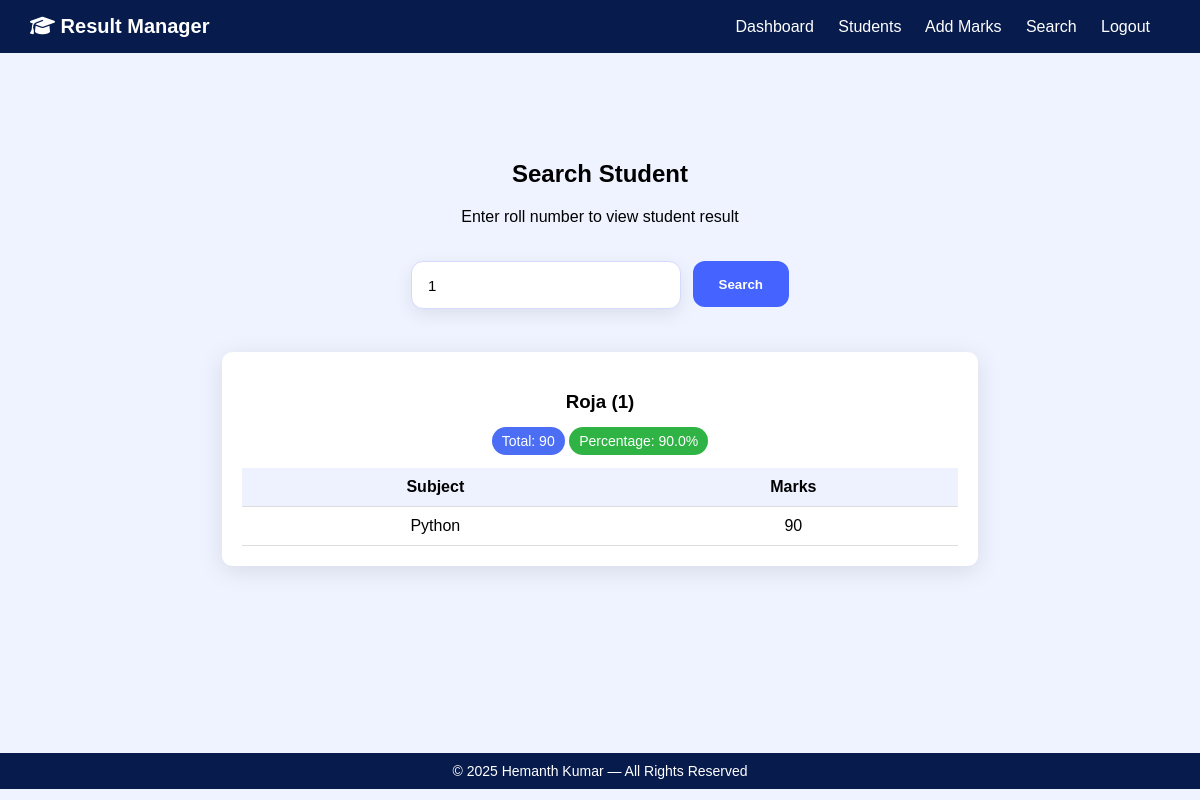
Screenshot of /search/?roll=1 (signed in) with the database file from the repository.
### core/models.py (models this page shows, shortened)
class Student(models.Model):
    roll = models.CharField(max_length=20, unique=True)
    name = models.CharField(max_length=100)
    course = models.CharField(max_length=50)
    semester = models.EmailField(unique=True)

class Marks(models.Model):
    student = models.ForeignKey(Student, on_delete=models.CASCADE)
    subject = models.ForeignKey(Subject, on_delete=models.CASCADE)
    marks = models.IntegerField()
    class Meta:
        constraints = [
            models.UniqueConstraint(
                fields=['student', 'subject'],
                name='unique_student_subject'
            )
        ]

class Subject(models.Model):
    name = models.CharField(max_length=50)
    max_marks = models.IntegerField(default=100)
    pass_marks = models.IntegerField(default=35)

### core/views.py (the view)
# urls.py: path('search/', views.searchStudent, name="search"),
@login_required
def searchStudent(request):
    student = None
    marks = None
    total = 0
    percentage = 0
    message = None
    if request.GET.get("roll"):
        student = Student.objects.filter(roll=request.GET["roll"]).first()
        if student:
            marks = Marks.objects.filter(student=student)
            total = sum(m.marks for m in marks)
            max_total = sum(m.subject.max_marks for m in marks)
            percentage = round((total/max_total)*100, 2) if max_total else 0
        else:
            message = "❌ No student found with this Roll Number."
    return render(request, "search.html", {
        "student": student,
        "marks": marks,
        "total": total,
        "percentage": percentage,
        "message": message
    })

### templates/search.html (shortened to what this page needs)
{% extends 'base.html' %}
{% block content %}
<div class="search-page">
<h2>Search Student</h2>
<p>Enter roll number to view student result</p>
<form method="GET" class="search-bar">
    <input type="text"
           name="roll"
           placeholder="Enter Roll Number"
           value="{{ request.GET.roll }}"
           required>
    <button type="submit">
        Search
    </button>
</form>
{% if student %}
<br>
<div class="result-card">
    <h3>{{student.name}} ({{student.roll}})</h3>
    <span class="tag blue">Total: {{total}}</span>
    <span class="tag green">Percentage: {{percentage}}%</span><br><br>
    <table>
        <tr>
            <th>Subject</th>
            <th>Marks</th>
        </tr>
        {% for m in marks %}
        <tr>
            <td>{{m.subject.name}}</td>
            <td>{{m.marks}}</td>
        </tr>
        {% endfor %}
    </table>
</div>
{% endif %}
</div>
{% endblock %}

### static/style.css (style rules this page uses)
body { font-family: Arial; background:#eef3ff; margin:0; min-height:100vh; }
html, body { height:100%; margin:0; }
table { width:100%; border-collapse:collapse; }
table th, td { padding:12px; border-bottom:1px solid #ddd; }
input, select { width:100%; padding:10px; margin-top:10px; border-radius:6px; border:1px solid #ccc; }
button { width:100%; margin-top:10px; padding:10px; border:none; border-radius:6px; background:#4c63ff; color:white; }
.tag { background:#4c63ff; padding:6px 15px; color:white; border-radius:20px; font-size:12px; }
select, input { width: 100%; padding: 10px; border-radius: 6px; border: 1px solid #d1d1d1; outline: none; }
select, input { width: 100%; padding: 10px; border-radius: 6px; border: 1px solid #cfcfcf; }
.result-card { background:white; padding:20px; border-radius:10px; box-shadow:0 5px 25px rgba(0,0,0,0.1); }
.tag { padding:6px 10px; border-radius:20px; color:white; font-size:14px; }
.blue { background:#4c6ef5; }
.green { background:#2fb344; }
.result-card table { width:100%; border-collapse:collapse; }
.result-card th { background:#eef2ff; padding:10px; text-align:center; }
.result-card td { padding:10px; border-bottom:1px solid #ddd; }
.search-bar { width: 50%; margin: 25px auto; display: flex; gap: 10px; }
.search-bar input { flex: 1; padding: 12px 18px; border-radius: 8px; border: 1px solid #bfc8ff; outline: none; font-size: 15px; background:white; }
.search-bar button { padding: 12px 25px; border-radius: 8px; border:none; font-weight:bold; background:#4c6ef5; color:white; cursor:pointer; width: auto; }
.search-page { width: 70%; margin: 0 auto; margin-top: 10px; text-align: center; }
.search-bar { display:flex; justify-content:center; gap:12px; margin-top:25px; }
.search-bar input { width:420px; height:46px; border-radius:12px; border:1px solid #d4d9ff; padding:0 16px; outline:none; background:white; font-size:15px; transition:0.2s ease-in-out; box-shadow:0 6px 18px rgba(0,0,0,0.08); }
.search-bar button { height:46px; padding:0 26px; background:#4463ff; border:none; border-radius:12px; color:white; font-weight:600; cursor:pointer; transition:0.2s; }

### rows the page displays
Student: name "Roja", roll "1"
Marks: subject.name "Python", marks "90"

### other values shown
{{ total }} "90"
{{ percentage }} "90.0"
